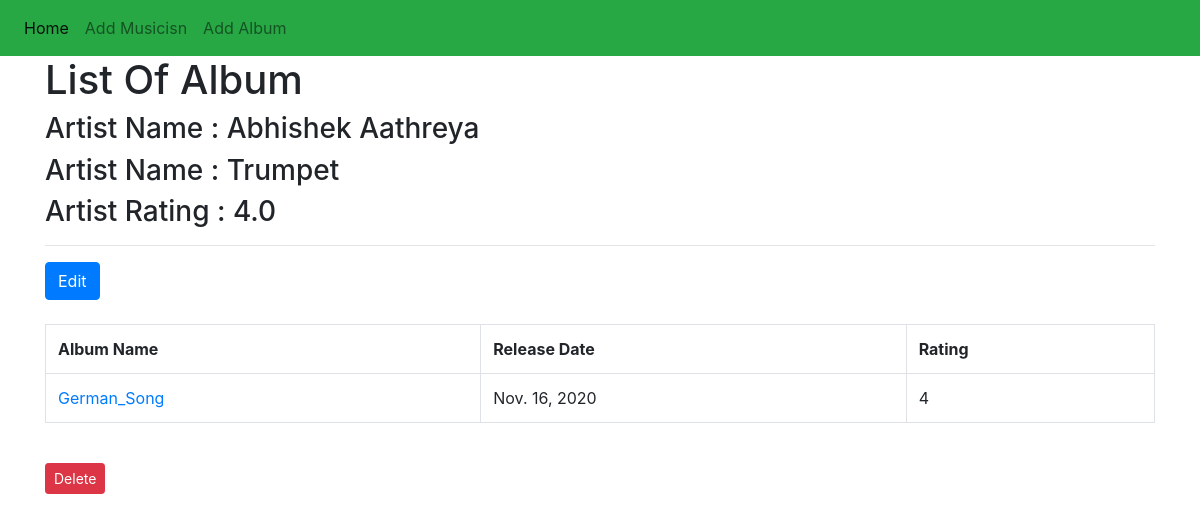
/customer/album_list/5/, run on the app's committed database.
### first_app/models.py (models this page shows, shortened)
class Musician(models.Model):
    first_name = models.CharField(max_length=50)
    last_name = models.CharField(max_length=50)
    instrument = models.CharField(max_length=100)

class Album(models.Model):
    artist = models.ForeignKey(Musician, on_delete=models.CASCADE)
    name = models.CharField(max_length=1000)
    release_date = models.DateField()
    rating =(
    (1, "Worst"),
    (2, "Bad"),
    (3, "Not Bad"),
    (4, "Good"),
    (5, "Excellent"),
    )
    num_stars = models.IntegerField(choices=rating)

### first_app/views.py (the view)
# urls.py: path('album_list/<int:artist_id>/', views.album_list, name='album_list'),
def album_list(request, artist_id):
    artist_info = Musician.objects.get(pk=artist_id)
    album_all_list = Album.objects.filter(artist=artist_id).order_by('name')
    artist_rating = Album.objects.filter(artist=artist_id).aggregate(Avg('num_stars'))
    dict5 = {'text_4': "List of Albums",
             'artist_all_info': artist_info,
             'album_song_list': album_all_list,
             'artist_rating_all': artist_rating,
             }
    return render(request, 'first_app/album_list.html', context = dict5)

### templates/first_app/album_list.html
<!DOCTYPE html>
{% extends "first_app/base_new.html" %}
{% block body_block %}
<h1> List Of Album </h1>
<h3> Artist Name : {{ artist_all_info.first_name }} {{ artist_all_info.last_name }}</h3>
<h3> Artist Name : {{ artist_all_info.instrument }} </h3>
<h3> Artist Rating : {{ artist_rating_all.num_stars__avg }} </h3>
<hr>
<a href="{% url 'first_app:edit_artist' artist_id=artist_all_info.id %}" class="btn btn-primary btn-small">Edit</a>
<br>
<br>
<table class="table table-bordered">
    <tr>
        <th>Album Name</th>
        <th>Release Date</th>
        <th>Rating</th>
    </tr>
    {% for songs in album_song_list %}
    <tr>
        <td> <a href="{% url 'first_app:edit_album' album_id=songs.id %}">{{ songs.name }}</a> </td>
        <td> {{ songs.release_date }} </td>
        <td> {{ songs.num_stars }} </td>
    </tr>
    {% endfor %}
</table>
<br>
<a href="{% url 'first_app:delete_musician' artist_id=artist_new_info.id %}" onclick="return confirm('Delete Musician ?')" class="btn btn-danger btn-sm">Delete</a>
{% endblock %}

### data on the page
Musician: first_name "Abhishek", last_name "Aathreya", instrument "Trumpet"
Album: name "German_Song", release_date "Nov. 16, 2020", num_stars "4"

### other printed values
{{ artist_rating_all.num_stars__avg }} "4.0"
